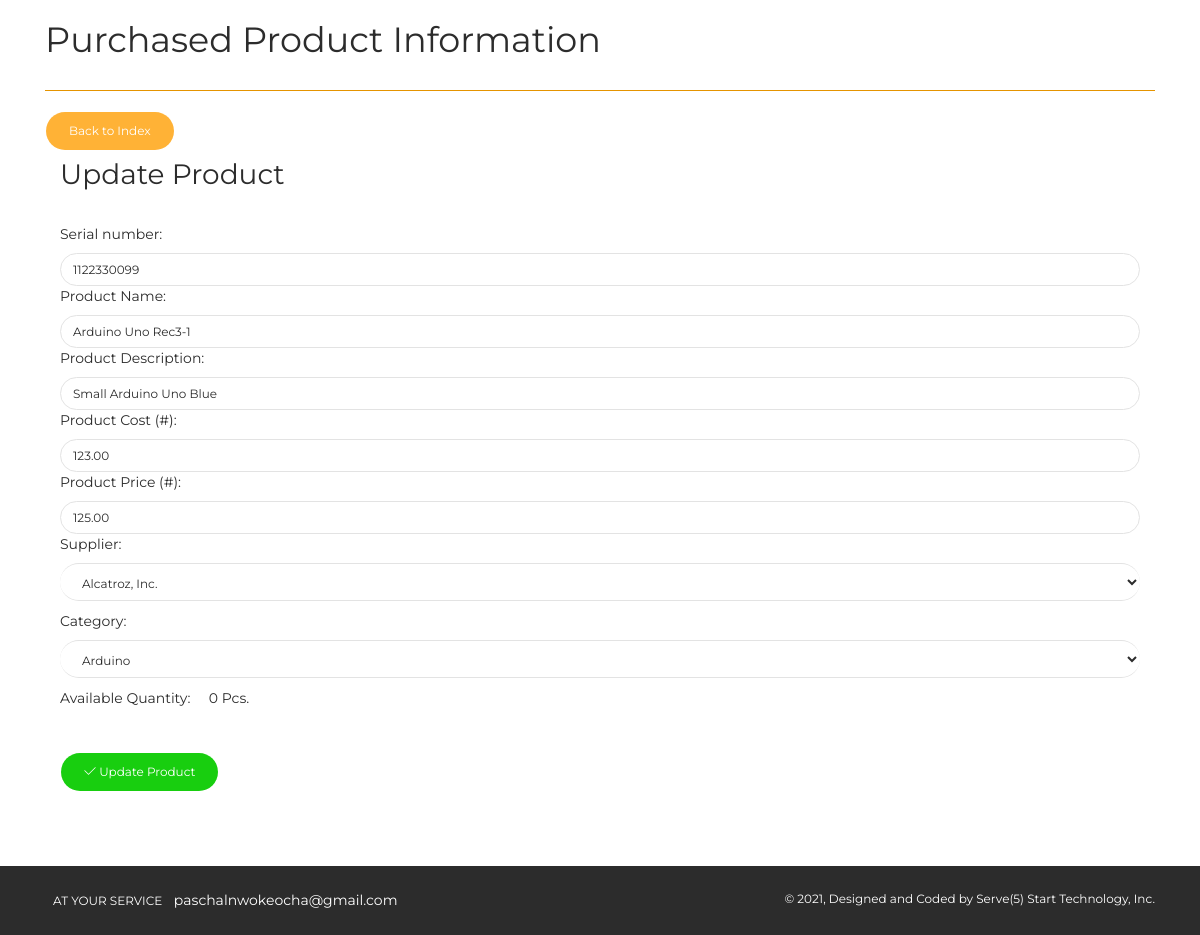
The app's page /e_ps/pages/product_update.php?prod_id=11 with its own data.
### tables this page shows
CREATE TABLE `products` (
  `prod_id` int(11) NOT NULL,
  `prod_name` varchar(50) NOT NULL,
  `prod_desc` varchar(500) NOT NULL,
  `prod_qty` int(11) NOT NULL,
  `prod_cost` decimal(10,2) NOT NULL,
  `prod_price` decimal(10,2) NOT NULL,
  `category` varchar(100) NOT NULL,
  `supplier` varchar(100) NOT NULL,
  `prod_serial` varchar(50) NOT NULL,
  `prod_pic1` varchar(500) NOT NULL,
  `prod_pic2` varchar(500) NOT NULL,
  `prod_pic3` varchar(500) NOT NULL
);

### e_ps/pages/product_update.php (the view, shortened to what this page needs)
<?php
include("../config/dbconn.php");
?>
<?php
$id=isset($_GET['prod_id']) ? $_GET['prod_id'] : die('ERROR: Record ID not found.');
$result = mysqli_query($dbconn, "SELECT * FROM products WHERE prod_id=$id");
while($res = mysqli_fetch_array($result))
{
    $prod_name = $res['prod_name'];
    $prod_desc = $res['prod_desc'];
    $prod_qty = $res['prod_qty'];
    $prod_cost = $res['prod_cost'];
    $prod_price = $res['prod_price'];
    $prod_serial = $res['prod_serial'];
}
?>
<!DOCTYPE html>
<html lang="en">
<head>
    <link rel="stylesheet" href="https://maxcdn.bootstrapcdn.com/font-awesome/latest/css/font-awesome.min.css" />
    <link href="../assets/css/bootstrap.min.css" rel="stylesheet" />
    <link href="../assets/css/now-ui-kit.css?v=1.1.0" rel="stylesheet" />
    <link href="../assets/css/demo.css" rel="stylesheet" />
</head>
<body class="index-page sidebar-collapse">
    <div class="wrapper">
<br>
        <div class="main">
            <div class="section section-basic">
                <div class="container">
                      <h2>Purchased Product Information</h2>
                      <hr color="orange">
                      <a href='admin_panel.php' class='btn btn-warning btn-round'>Back to Index</a>
                <br>
                <div class="col-md-12">
    <div class="panel panel-success panel-size-custom">
  <div class="panel-heading"><h3>Update Product</h3></div>
  <div class="panel-body">
    <form action="product_update.php" method="post">
        <div class="form group">
            <label for="prod_name">Serial number:</label>
            <input type="text" class="form-control" id="prod_serial" name="prod_serial" value="<?php echo $prod_serial;?>">
            <label for="prod_name">Product Name:</label>
            <input type="text" class="form-control" id="prod_name" name="prod_name" value="<?php echo $prod_name;?>">
            <label for="prod_desc">Product Description:</label>
            <input type="text" class="form-control" id="prod_desc" name="prod_desc" value="<?php echo $prod_desc;?>">
            <label for="prod_cost">Product Cost (#):</label>
            <input type="text" class="form-control" id="prod_cost" name="prod_cost" value="<?php echo $prod_cost;?>">
            <label for="prod_price">Product Price (#):</label>
            <input type="text" class="form-control" id="prod_price" name="prod_price" value="<?php echo $prod_price;?>">
                    <div class="form-group">
                        <label for="supp_name">Supplier:</label>
                        <div class="input-group">
                            <select class="form-control" id="supplier" name="supplier" required>
                              <?php
                              include('../config/dbconn.php');
                              $query=mysqli_query($dbconn,"SELECT supp_name FROM supplier ORDER BY supp_name ASC")or die(mysqli_error());
                              while($row=mysqli_fetch_array($query)){
                                  ?>
                                <option value="<?php echo $row['supp_name'];?>"><?php echo $row['supp_name'];?></option>
                                <?php }?>
                            </select>
                        </div>
                        <label for="category">Category:</label>
                        <div class="input-group">
                            <select class="form-control" id="category" name="category" required>
                              <?php
                              include('../config/dbconn.php');
                              $query=mysqli_query($dbconn,"SELECT cat_name FROM category ORDER BY cat_name ASC")or die(mysqli_error());
                              while($row=mysqli_fetch_array($query)){
                              ?>
                                <option value="<?php echo $row['cat_name'];?>"><?php echo $row['cat_name'];?></option>
                                <?php }?>
                            </select>
                        </div>
                        <label for="prod_qty" id="prod_qty" name="prod_qty">Available Quantity: &nbsp &nbsp <?php echo $prod_qty;?> Pcs.</label>
                    </div>
                </div>
             </div>
            </div>
            <br>
            <div class="form group">
                <button type="submit" class="btn btn-success btn-round" id="submit" name="update">
                    <i class="now-ui-icons ui-1_check"></i> Update Product
                </button>
            </div>
  </div>
</div>
</div>
<footer class="footer" data-background-color="black">
            <div class="container">
                <nav>
                    <ul>
                        <li>
                        <a href="" target="_blank">
                                At your service
                            </a>
                        </li>
                        <li>
                            paschalnwokeocha@gmail.com
                        </li>
                    </ul>
                </nav>
                <div class="copyright">
                    &copy;
                    , Designed and Coded by Serve(5) Start Technology, Inc.
                </div>
            </div>
        </footer>
    </div>
</body>
</html>

### e_ps/assets/css/demo.css (style rules this page uses)
.section-basic { padding-top: 0; }

### records on screen
products: prod_serial "1122330099", prod_name "Arduino Uno Rec3-1", prod_desc "Small Arduino Uno Blue", prod_cost "123.00", prod_price "125.00", prod_qty "0"

### other values on screen
form field supplier "Alcatroz, Inc."
form field category "Arduino"
